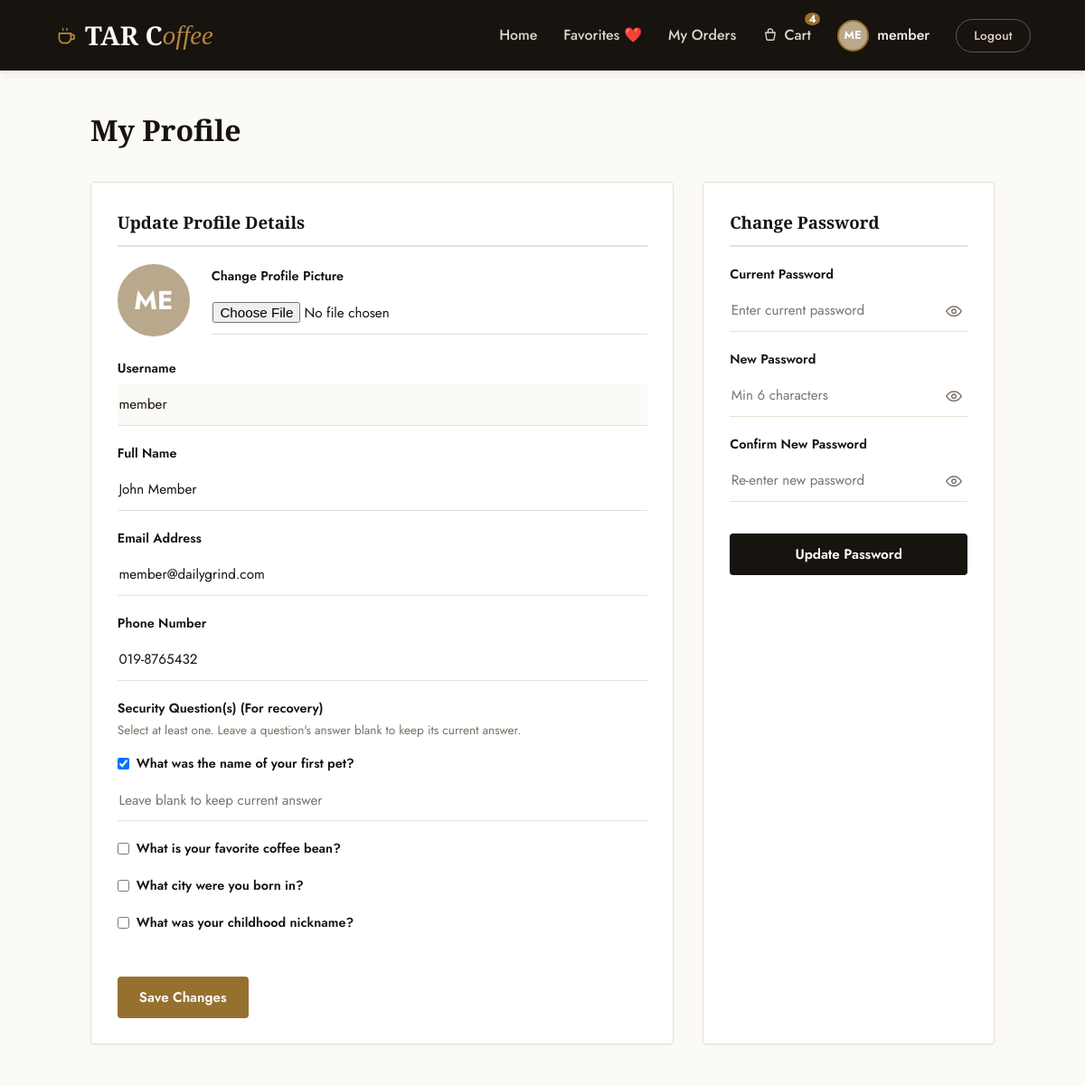
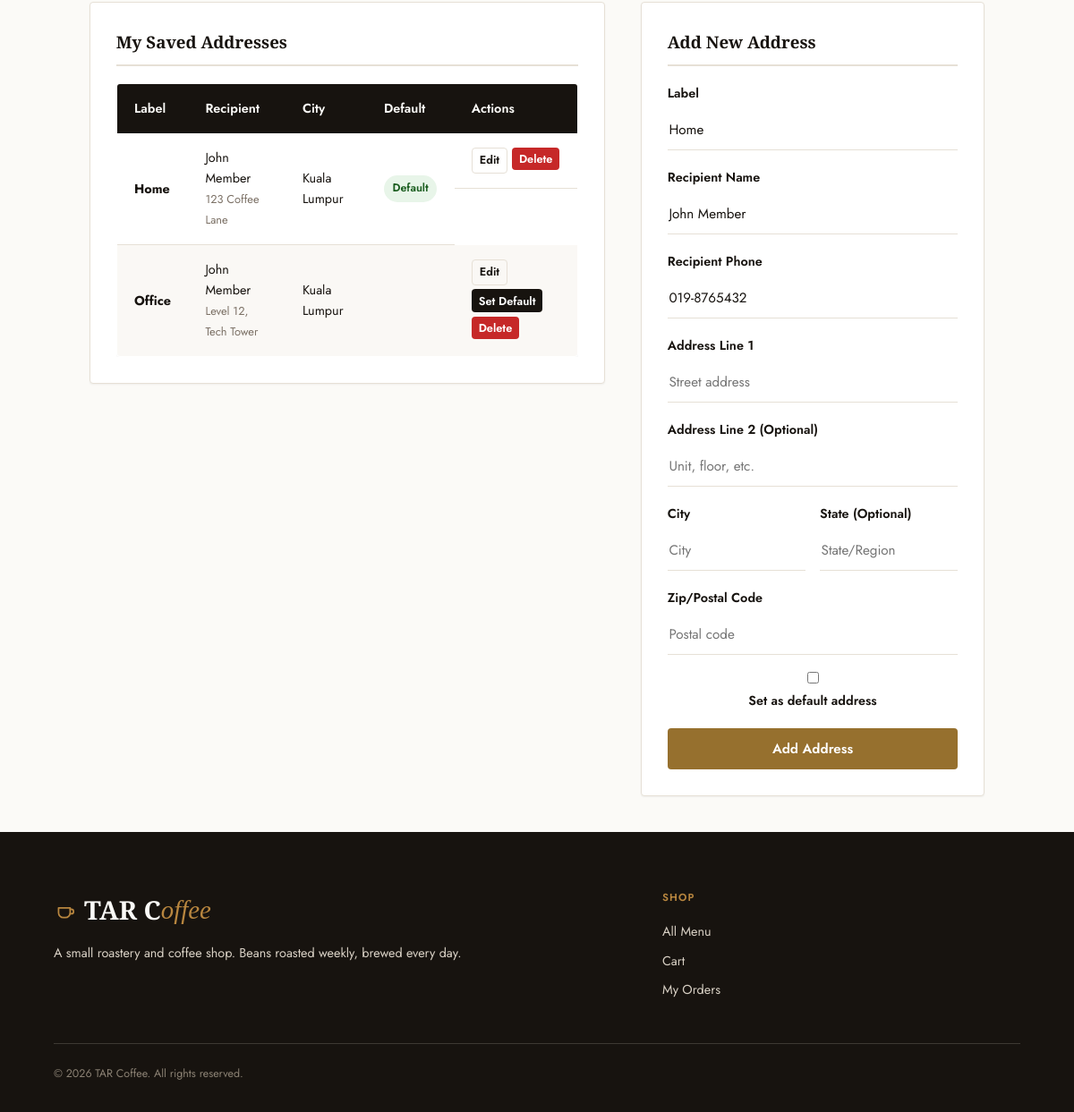
The app's page /profile.php (signed in) with its own data (2 pictures, top to bottom).
### tables this page shows
CREATE TABLE `users` (
  `id` INT AUTO_INCREMENT PRIMARY KEY,
  `username` VARCHAR(50) NOT NULL UNIQUE,
  `email` VARCHAR(100) NOT NULL UNIQUE,
  `password` VARCHAR(255) NOT NULL,
  `full_name` VARCHAR(100) NOT NULL,
  `phone` VARCHAR(20) DEFAULT NULL,
  `photo` VARCHAR(255) DEFAULT 'default_user.png',
  `role` ENUM('super_admin', 'admin', 'member') DEFAULT 'member',
  `status` ENUM('active', 'blocked') DEFAULT 'active',
  `failed_attempts` INT UNSIGNED NOT NULL DEFAULT 0,
  `locked_until` DATETIME DEFAULT NULL,
  `created_at` TIMESTAMP DEFAULT CURRENT_TIMESTAMP,
  INDEX `idx_users_status` (`status`)
);

CREATE TABLE `user_addresses` (
  `id` INT AUTO_INCREMENT PRIMARY KEY,
  `user_id` INT NOT NULL,
  `address_label` VARCHAR(50) NOT NULL DEFAULT 'Home', 
  `recipient_name` VARCHAR(100) NOT NULL,            
  `recipient_phone` VARCHAR(20) NOT NULL,
  `address_line_1` VARCHAR(255) NOT NULL,
  `address_line_2` VARCHAR(255) DEFAULT NULL,
  `city` VARCHAR(100) NOT NULL,
  `state` VARCHAR(100) DEFAULT NULL,
  `zip_code` VARCHAR(20) NOT NULL,
  `is_default` TINYINT(1) NOT NULL DEFAULT 0,          
  `created_at` TIMESTAMP DEFAULT CURRENT_TIMESTAMP,
  FOREIGN KEY (`user_id`) REFERENCES `users` (`id`) ON DELETE CASCADE,
  INDEX `idx_user_addresses_lookup` (`user_id`)        
);

### profile.php (the view, shortened to what the rows shown need)
<?php
require_once __DIR__ . '/includes/header.php';
$user = get_logged_in_user($pdo);
$errors = [];
$addr_action = $_GET['addr_action'] ?? 'list';
$addr_id = isset($_GET['addr_id']) ? intval($_GET['addr_id']) : 0;
$addr_recipient_name = $user['full_name'];
$addr_recipient_phone = $user['phone'] ?? '';
$addr_list_stmt = $pdo->prepare("SELECT * FROM user_addresses WHERE user_id = ? ORDER BY is_default DESC, id ASC");
$addr_list_stmt->execute([$user['id']]);
$user_addresses = $addr_list_stmt->fetchAll();
?>
<div style="max-width: 1000px; margin: 0 auto;">
    <h1 class="page-title">My Profile</h1>
    <div class="admin-columns">
        <section class="admin-panel">
            <form action="profile.php" method="POST" enctype="multipart/form-data" novalidate>
                <div class="photo-upload-container">
                    <?php
                    $photo_url = 'uploads/profiles/' . $user['photo'];
                    if (!empty($user['photo']) && file_exists(__DIR__ . '/' . $photo_url)):
                    ?>
                        <img src="<?= $photo_url ?>" class="photo-preview" alt="Avatar">
                    <?php else: ?>
                        <div class="photo-preview" style="background-color: var(--primary-light); color: white; display: flex; align-items: center; justify-content: center; font-size: 1.8rem; font-weight: 700; text-transform: uppercase;">
                            <?= substr($user['username'], 0, 2) ?>
                        </div>
                    <?php endif; ?>
                    <div class="form-group" style="flex: 1; margin-bottom: 0;">
                        <label for="field-photo">Change Profile Picture</label>
                        <input type="file" name="photo" id="field-photo" class="form-control image-upload-input" accept="image/*">
                    </div>
                </div>
                <?= html_input('text', 'username_display', $user['username'], 'Username', '', [], ['readonly' => 'readonly', 'style' => 'background-color: var(--bg-cream); cursor: not-allowed;']) ?>
                <?= html_input('text', 'full_name', $user['full_name'], 'Full Name', 'Enter your full name', $errors) ?>
                <?= html_input('email', 'email', $user['email'], 'Email Address', 'Enter your email address', $errors) ?>
                <?= html_input('text', 'phone', $user['phone'] ?? '', 'Phone Number', 'e.g., 0123456789', $errors) ?>
            </form>
        </section>
    </div>
    <div class="list-detail-columns" style="grid-template-columns: 1.5fr 1fr; margin-top: 3rem;">
        <section class="admin-panel">
            <?php if (empty($user_addresses)): ?>
                <p style="color: var(--text-muted); padding: 1rem 0;">No saved addresses yet. Add one on the right.</p>
            <?php else: ?>
                <div class="table-responsive">
                    <table class="table" style="font-size: 0.9rem;">
                        <thead>
                            <tr>
                                <th>Label</th>
                                <th>Recipient</th>
                                <th>City</th>
                                <th>Default</th>
                                <th>Actions</th>
                            </tr>
                        </thead>
                        <tbody>
                            <?php foreach ($user_addresses as $a): ?>
                                <tr style="<?= ($addr_action === 'edit' && $addr_id === $a['id']) ? 'background-color: #FAF6F0;' : '' ?>">
                                    <td><strong><?= htmlspecialchars($a['address_label']) ?></strong></td>
                                    <td><?= htmlspecialchars($a['recipient_name']) ?><br><span style="font-size: 0.8rem; color: var(--text-muted);"><?= htmlspecialchars($a['address_line_1']) ?></span></td>
                                    <td><?= htmlspecialchars($a['city']) ?></td>
                                    <td>
                                        <?php if ($a['is_default']): ?>
                                            <span class="badge badge-active">Default</span>
                                        <?php endif; ?>
                                    </td>
                                    <td style="display: flex; gap: 0.3rem; flex-wrap: wrap;">
                                        <a href="profile.php?addr_action=edit&addr_id=<?= $a['id'] ?>" class="btn btn-secondary btn-sm btn-xs">Edit</a>
                                        <?php if (!$a['is_default']): ?>
                                            <form action="profile.php" method="POST" style="margin: 0;">
                                                <button type="submit" class="btn btn-primary btn-sm btn-xs">Set Default</button>
                                            </form>
                                        <?php endif; ?>
                                        <form action="profile.php" method="POST" style="margin: 0;">
                                            <button type="submit" class="btn btn-danger btn-sm btn-xs confirm-action" data-confirm-message="Delete the '<?= htmlspecialchars($a['address_label']) ?>' address?">Delete</button>
                                        </form>
                                    </td>
                                </tr>
                            <?php endforeach; ?>
                        </tbody>
                    </table>
                </div>
            <?php endif; ?>
        </section>
        <section class="admin-panel">
            <form action="profile.php?addr_action=<?= $addr_action === 'edit' ? 'edit&addr_id=' . $addr_id : 'add' ?>" method="POST" novalidate>
                <?= html_input('text', 'recipient_name', $addr_recipient_name, 'Recipient Name', 'Who receives this delivery', $errors) ?>
                <?= html_input('text', 'recipient_phone', $addr_recipient_phone, 'Recipient Phone', 'e.g., 0123456789', $errors) ?>
            </form>
        </section>
    </div>
</div>
<?php
require_once __DIR__ . '/includes/footer.php';
?>

### includes/header.php (shortened to what the rows shown need)
<?php
$is_admin_dir = (strpos($_SERVER['SCRIPT_NAME'], '/admin/') !== false);
$base_path = $is_admin_dir ? '../' : './';
$current_page = basename($_SERVER['SCRIPT_NAME']);
$has_hero = ($current_page === 'index.php' && !$is_admin_dir);
require_once __DIR__ . '/db.php';
require_once __DIR__ . '/auth.php';
require_once __DIR__ . '/html_helpers.php';
$current_user = null;
if (is_logged_in()) {
    $current_user = get_logged_in_user($pdo);
}
?>
<!DOCTYPE html>
<html lang="en">
<head>
    <link rel="stylesheet" href="<?= $base_path ?>assets/css/style.css?v=<?= @filemtime(__DIR__ . '/../assets/css/style.css') ?>">
</head>
<body>
<header id="site-header" class="<?= $has_hero ? 'nav-transparent' : '' ?>">
    <div class="nav-container">
        <nav>
            <ul class="nav-menu">
                <?php if (is_logged_in() && $current_user): ?>
                    <li class="nav-profile">
                        <?php
                        $avatar = !empty($current_user['photo']) ? $base_path . 'uploads/profiles/' . $current_user['photo'] : '';
                        if (!empty($current_user['photo']) && file_exists(__DIR__ . '/../uploads/profiles/' . $current_user['photo'])):
                        ?>
                            <img src="<?= $avatar ?>" class="nav-avatar" alt="Avatar">
                        <?php else: ?>
                            <div class="nav-avatar" style="background-color: var(--primary-light); color: white; display: flex; align-items: center; justify-content: center; font-size: 0.8rem; font-weight: 700; text-transform: uppercase;">
                                <?= substr($current_user['username'], 0, 2) ?>
                            </div>
                        <?php endif; ?>
                        <a href="<?= $base_path ?>profile.php" style="color: var(--bg-cream); font-weight: 500;">
                            <?= htmlspecialchars($current_user['username']) ?>
                        </a>
                    </li>
                    <li class="nav-item"><a href="<?= $base_path ?>logout.php" class="nav-btn nav-btn-ghost">Logout</a></li>
                <?php else: ?>
                    <li class="nav-item"><a href="<?= $base_path ?>login.php">Login</a></li>
                    <li class="nav-item"><a href="<?= $base_path ?>register.php" class="nav-btn">Register</a></li>
                <?php endif; ?>
            </ul>
        </nav>
    </div>
</header>
<main>

### includes/html_helpers.php (shortened to what the rows shown need)
<?php
function html_error($errors, $field) {
    return '';
}
function html_input($type, $name, $value = '', $label = '', $placeholder = '', $errors = [], $attributes = []) {
    $val = htmlspecialchars($value ?? '', ENT_QUOTES, 'UTF-8');
    $err_class = isset($errors[$name]) ? 'input-error' : '';
    $extra_class = '';
    $attrs_str = '';
    foreach ($attributes as $key => $val_attr) {
        $attrs_str .= ' ' . htmlspecialchars($key) . '="' . htmlspecialchars($val_attr) . '"';
    }
    $input = '<input type="' . htmlspecialchars($type) . '" name="' . htmlspecialchars($name) . '" id="field-' . htmlspecialchars($name) . '" class="form-control ' . $err_class . htmlspecialchars($extra_class) . '" value="' . $val . '" placeholder="' . htmlspecialchars($placeholder) . '"' . $attrs_str . '>';
    if ($type === 'password') {
        $input = '<div class="password-field">' . $input
            . '<button type="button" class="password-toggle" tabindex="-1" aria-label="Show password">'
            . '<svg class="icon-eye" width="18" height="18" viewBox="0 0 24 24" fill="none" stroke="currentColor" stroke-width="1.8" stroke-linecap="round" stroke-linejoin="round"><path d="M1 12s4-7 11-7 11 7 11 7-4 7-11 7-11-7-11-7z"/><circle cx="12" cy="12" r="3"/></svg>'
            . '<svg class="icon-eye-off" width="18" height="18" viewBox="0 0 24 24" fill="none" stroke="currentColor" stroke-width="1.8" stroke-linecap="round" stroke-linejoin="round"><path d="M17.94 17.94A10.94 10.94 0 0 1 12 19c-7 0-11-7-11-7a21.6 21.6 0 0 1 5.06-5.94M9.9 4.24A10.94 10.94 0 0 1 12 4c7 0 11 7 11 7a21.6 21.6 0 0 1-2.16 3.19M14.12 14.12a3 3 0 1 1-4.24-4.24"/><line x1="1" y1="1" x2="23" y2="23"/></svg>'
            . '</button></div>';
    }
    $html = '<div class="form-group">';
    if ($label) {
        $html .= '<label for="field-' . htmlspecialchars($name) . '">' . htmlspecialchars($label) . '</label>';
    }
    $html .= $input;
    $html .= html_error($errors, $name);
    $html .= '</div>';
    return $html;
}
?>

### records on screen
users: username "ME", username "member", username_display "member", full_name "John Member", email "member@dailygrind.com", phone "019-8765432", recipient_name "John Member", recipient_phone "019-8765432"
user_addresses: address_label "Home", recipient_name "John Member", address_line_1 "123 Coffee Lane", city "Kuala Lumpur", is_default "Default"
user_addresses: address_label "Office", recipient_name "John Member", address_line_1 "Level 12, Tech Tower", city "Kuala Lumpur"

### other values on screen
$cart_count "4"
$q_text "What was the name of your first pet?"
$q_text "What is your favorite coffee bean?"
$q_text "What city were you born in?"
$q_text "What was your childhood nickname?"
